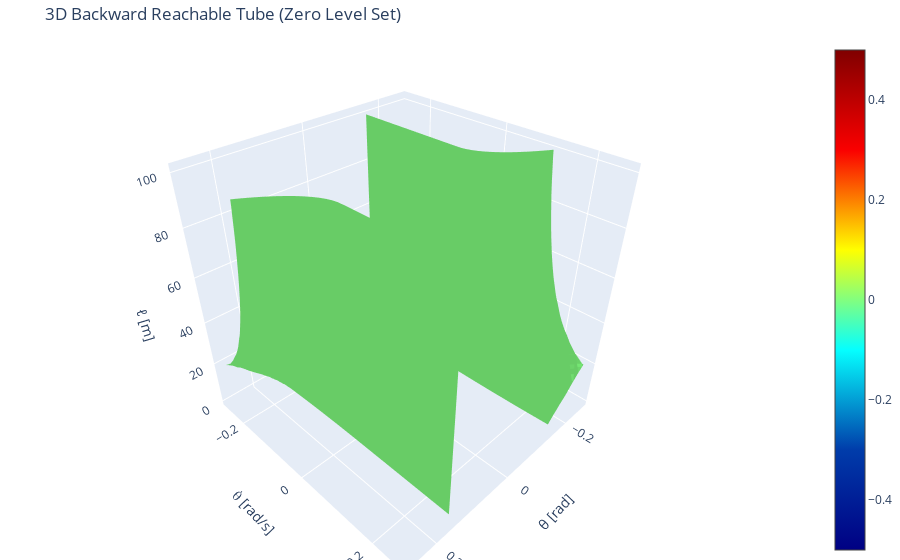

Notebook code cell kept with this figure:
### Code cell
fig = go.Figure(data=go.Isosurface(
    x=grid.states[..., 0].ravel(),  # θ
    y=grid.states[..., 1].ravel(),  # θ̇
    z=grid.states[..., 2].ravel(),  # ℓ
    value=target_values.ravel(),   # Value function
    isomin=0,
    isomax=0,
    surface_count=1,
    colorscale="Jet",
    caps=dict(x_show=False, y_show=False, z_show=False),  # Hide cut faces
    showscale=True
))

fig.update_layout(
    title="3D Backward Reachable Tube (Zero Level Set)",
    scene=dict(
        xaxis_title="θ [rad]",
        yaxis_title="θ̇ [rad/s]",
        zaxis_title="ℓ [m]",
    ),
    margin=dict(l=0, r=0, t=40, b=0)
)

fig.show()

### Figure 1 — Plotly figure (JSON) as saved in the notebook; plotly's stock layout.template omitted (floating-point values rounded to 4 significant figures; data arrays with more than 128 entries replaced by an {"elided": "..."} marker saying what was removed)
{"data": [{"caps": {"x": {"show": false}, "y": {"show": false}, "z": {"show": false}}, "colorscale": [[0, "rgb(0,0,131)"], [0.2, "rgb(0,60,170)"], [0.4, "rgb(5,255,255)"], [0.6, "rgb(255,255,0)"], [0.8, "rgb(250,0,0)"], [1, "rgb(128,0,0)"]], "isomax": 0, "isomin": 0, "showscale": true, "surface": {"count": 1}, "type": "isosurface", "value": {"elided": "25000 float values"}, "x": {"elided": "25000 float values"}, "y": {"elided": "25000 float values"}, "z": {"elided": "25000 float values"}}], "layout": {"margin": {"b": 0, "l": 0, "r": 0, "t": 40}, "scene": {"xaxis": {"title": {"text": "θ [rad]"}}, "yaxis": {"title": {"text": "θ̇ [rad/s]"}}, "zaxis": {"title": {"text": "ℓ [m]"}}}, "title": {"text": "3D Backward Reachable Tube (Zero Level Set)"}}}
